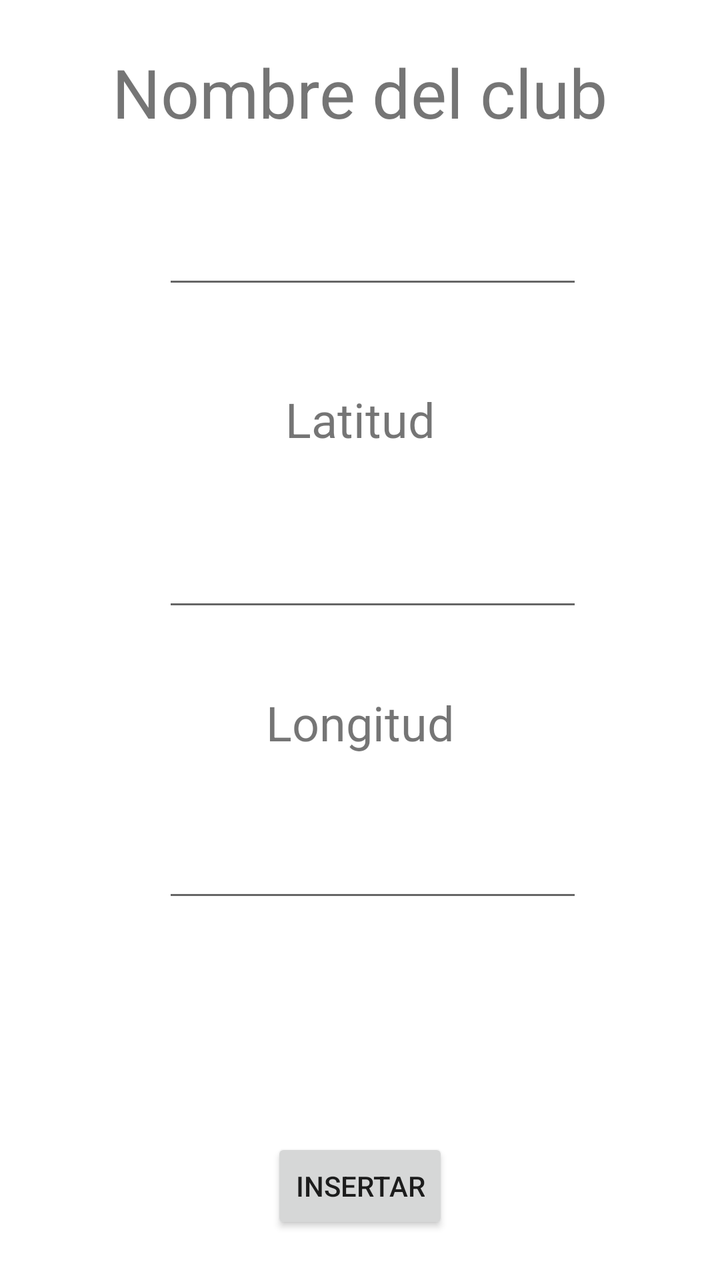
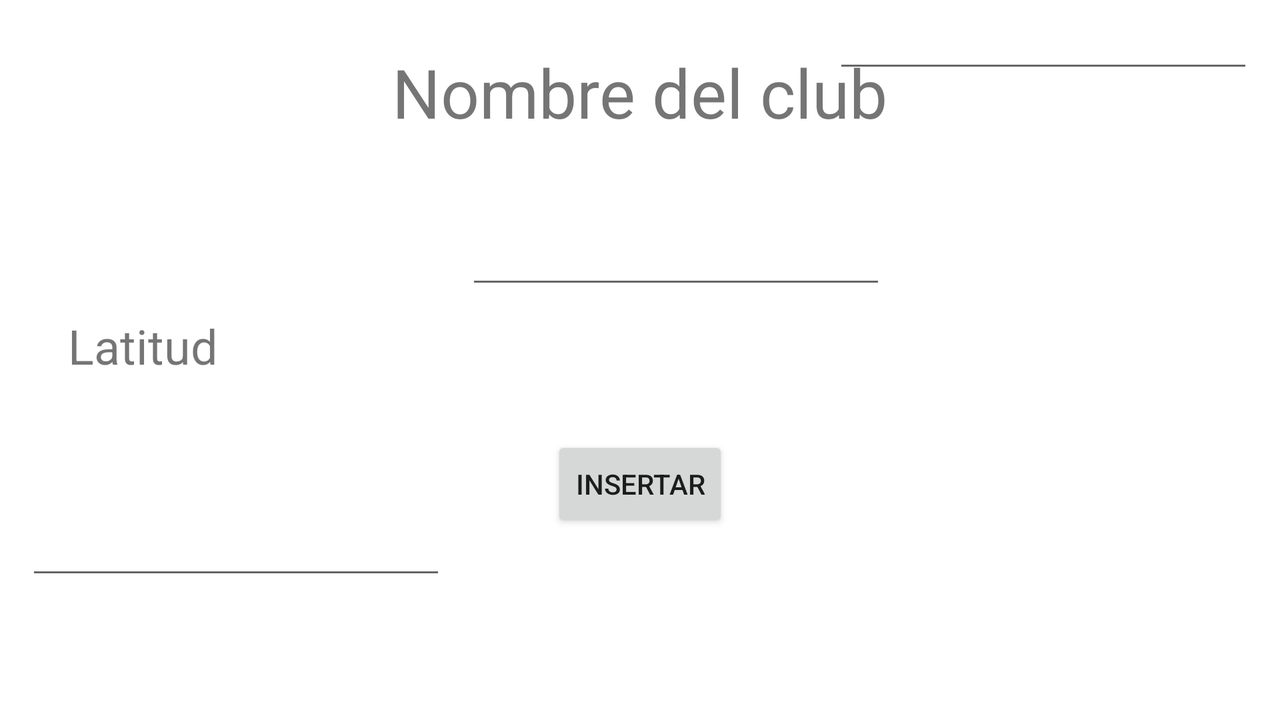

One screen, two layout resources from the same app: the default and the author's alternative for another configuration. Each is rendered where Android would select it; the XML of both is given below.
<!-- AndroidManifest.xml: application theme Theme.ClubesVCannabicos -->
<!-- res/layout/fragment_insert_data.xml -->
<?xml version="1.0" encoding="utf-8"?>
<androidx.core.widget.NestedScrollView xmlns:android="http://schemas.android.com/apk/res/android"
    xmlns:app="http://schemas.android.com/apk/res-auto"
    xmlns:tools="http://schemas.android.com/tools"
    android:layout_width="match_parent"
    android:layout_height="match_parent"
    android:fillViewport="true"
    tools:context=".ui.InsertData">

    <androidx.constraintlayout.widget.ConstraintLayout
        android:layout_width="match_parent"
        android:layout_height="wrap_content">

        <EditText
            android:id="@+id/nombreClub"
            android:layout_width="wrap_content"
            android:layout_height="wrap_content"
            android:layout_marginTop="108dp"
            android:ems="10"
            android:inputType="text"
            app:layout_constraintEnd_toEndOf="parent"
            app:layout_constraintHorizontal_bias="0.542"
            app:layout_constraintStart_toStartOf="parent"
            app:layout_constraintTop_toTopOf="parent" />

        <TextView
            android:id="@+id/titleName"
            android:layout_width="wrap_content"
            android:layout_height="wrap_content"
            android:layout_marginBottom="16dp"
            android:text="Nombre del club"
            android:textSize="34sp"
            app:layout_constraintBottom_toTopOf="@+id/nombreClub"
            app:layout_constraintEnd_toEndOf="parent"
            app:layout_constraintStart_toStartOf="parent"
            app:layout_constraintTop_toTopOf="parent" />

        <EditText
            android:id="@+id/txtLatitud"
            android:layout_width="wrap_content"
            android:layout_height="wrap_content"
            android:layout_marginTop="120dp"
            android:ems="10"
            android:inputType="text"
            app:layout_constraintEnd_toEndOf="parent"
            app:layout_constraintHorizontal_bias="0.542"
            app:layout_constraintStart_toStartOf="parent"
            app:layout_constraintTop_toBottomOf="@+id/nombreClub" />

        <TextView
            android:id="@+id/titleLatitud"
            android:layout_width="wrap_content"
            android:layout_height="wrap_content"
            android:text="Latitud"
            android:textSize="24sp"
            app:layout_constraintBottom_toTopOf="@+id/txtLatitud"
            app:layout_constraintEnd_toEndOf="parent"
            app:layout_constraintStart_toStartOf="parent"
            app:layout_constraintTop_toBottomOf="@+id/nombreClub" />

        <EditText
            android:id="@+id/txtLongitud"
            android:layout_width="wrap_content"
            android:layout_height="wrap_content"
            android:layout_marginTop="104dp"
            android:ems="10"
            android:inputType="text"
            app:layout_constraintEnd_toEndOf="parent"
            app:layout_constraintHorizontal_bias="0.542"
            app:layout_constraintStart_toStartOf="parent"
            app:layout_constraintTop_toBottomOf="@+id/txtLatitud" />

        <TextView
            android:id="@+id/titleLongitud"
            android:layout_width="wrap_content"
            android:layout_height="wrap_content"
            android:layout_marginTop="41dp"
            android:layout_marginBottom="44dp"
            android:text="Longitud"
            android:textSize="24sp"
            app:layout_constraintBottom_toTopOf="@+id/txtLongitud"
            app:layout_constraintEnd_toEndOf="parent"
            app:layout_constraintStart_toStartOf="parent"
            app:layout_constraintTop_toBottomOf="@+id/txtLatitud" />

        <Button
            android:id="@+id/btInsert"
            android:layout_width="wrap_content"
            android:layout_height="wrap_content"
            android:layout_marginTop="90dp"
            android:text="Insertar"
            app:layout_constraintBottom_toBottomOf="parent"
            app:layout_constraintEnd_toEndOf="parent"
            app:layout_constraintStart_toStartOf="parent"
            app:layout_constraintTop_toBottomOf="@+id/txtLongitud" />

    </androidx.constraintlayout.widget.ConstraintLayout>
</androidx.core.widget.NestedScrollView>
<!-- resources referenced by this layout -->
<resources>
  <!-- from res/values-v21/ -->
  <style name="Theme.ClubesVCannabicos" parent="Theme.MaterialComponents.DayNight.DarkActionBar">
          
          <item name="colorPrimary">@color/purple_500</item>
          <item name="colorPrimaryVariant">@color/purple_700</item>
          <item name="colorOnPrimary">@color/white</item>
          
          <item name="colorSecondary">@color/teal_200</item>
          <item name="colorSecondaryVariant">@color/teal_700</item>
          <item name="colorOnSecondary">@color/black</item>
          
          <item name="android:statusBarColor">@color/white</item>
          
      </style>
  <color name="purple_500">#72D860</color>
  <color name="purple_700">#72D860</color>
  <color name="white">#FFFFFFFF</color>
  <color name="teal_200">#72D860</color>
  <color name="teal_700">#FF018786</color>
  <color name="black">#FF000000</color>
</resources>
<!-- res/layout-land/fragment_insert_data.xml (the author's variant of the layout above) -->
<!-- drawn on the phone turned sideways -->
<?xml version="1.0" encoding="utf-8"?>
<androidx.core.widget.NestedScrollView xmlns:android="http://schemas.android.com/apk/res/android"
    xmlns:app="http://schemas.android.com/apk/res-auto"
    xmlns:tools="http://schemas.android.com/tools"
    android:layout_width="match_parent"
    android:layout_height="match_parent"
    android:fillViewport="true"
    tools:context=".ui.InsertData">

    <androidx.constraintlayout.widget.ConstraintLayout
        android:layout_width="match_parent"
        android:layout_height="wrap_content">

        <EditText
            android:id="@+id/nombreClub"
            android:layout_width="wrap_content"
            android:layout_height="wrap_content"
            android:layout_marginTop="108dp"
            android:ems="10"
            android:inputType="text"
            app:layout_constraintEnd_toEndOf="parent"
            app:layout_constraintHorizontal_bias="0.542"
            app:layout_constraintStart_toStartOf="parent"
            app:layout_constraintTop_toTopOf="parent" />

        <TextView
            android:id="@+id/titleName"
            android:layout_width="wrap_content"
            android:layout_height="wrap_content"
            android:layout_marginBottom="16dp"
            android:text="Nombre del club"
            android:textSize="34sp"
            app:layout_constraintBottom_toTopOf="@+id/nombreClub"
            app:layout_constraintEnd_toEndOf="parent"
            app:layout_constraintStart_toStartOf="parent"
            app:layout_constraintTop_toTopOf="parent" />

        <EditText
            android:id="@+id/txtLatitud"
            android:layout_width="wrap_content"
            android:layout_height="wrap_content"
            android:layout_marginTop="104dp"
            android:ems="10"
            android:inputType="text"
            app:layout_constraintEnd_toEndOf="parent"
            app:layout_constraintHorizontal_bias="0.03"
            app:layout_constraintStart_toStartOf="parent"
            app:layout_constraintTop_toBottomOf="@+id/nombreClub" />

        <TextView
            android:id="@+id/titleLatitud"
            android:layout_width="wrap_content"
            android:layout_height="wrap_content"
            android:text="Latitud"
            android:textSize="24sp"
            app:layout_constraintBottom_toTopOf="@+id/txtLatitud"
            app:layout_constraintEnd_toEndOf="parent"
            app:layout_constraintHorizontal_bias="0.06"
            app:layout_constraintStart_toStartOf="parent"
            app:layout_constraintTop_toBottomOf="@+id/nombreClub"
            app:layout_constraintVertical_bias="0.102" />

        <EditText
            android:id="@+id/txtLongitud"
            android:layout_width="wrap_content"
            android:layout_height="wrap_content"
            android:ems="10"
            android:inputType="text"
            app:layout_constraintEnd_toEndOf="parent"
            app:layout_constraintHorizontal_bias="0.969"
            app:layout_constraintStart_toStartOf="parent"
            tools:layout_editor_absoluteY="257dp" />

        <TextView
            android:id="@+id/titleLongitud"
            android:layout_width="wrap_content"
            android:layout_height="wrap_content"
            android:layout_marginBottom="84dp"
            android:text="Longitud"
            android:textSize="24sp"
            app:layout_constraintBottom_toTopOf="@+id/txtLongitud"
            app:layout_constraintEnd_toEndOf="parent"
            app:layout_constraintHorizontal_bias="0.918"
            app:layout_constraintStart_toStartOf="parent" />

        <Button
            android:id="@+id/btInsert"
            android:layout_width="wrap_content"
            android:layout_height="wrap_content"
            android:layout_marginBottom="32dp"
            android:text="Insertar"
            app:layout_constraintBottom_toBottomOf="parent"
            app:layout_constraintEnd_toEndOf="parent"
            app:layout_constraintStart_toStartOf="parent"
            app:layout_constraintTop_toTopOf="@+id/titleName"
            app:layout_constraintVertical_bias="0.758" />

    </androidx.constraintlayout.widget.ConstraintLayout>
</androidx.core.widget.NestedScrollView>
